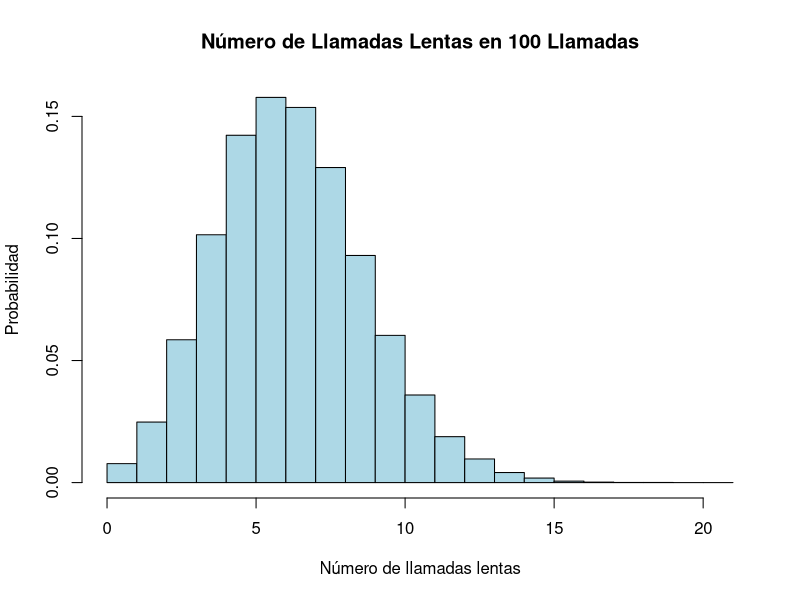

This figure's R source: (Note: this script raises an error after producing the figure.)
# -----------------------------------------------
# Nombre: [Tu Nombre]
# Cédula: [Tu Cédula]
# Aplicación Combinada: Tiempos de respuesta API
# -----------------------------------------------

# Parámetros
media <- 0.5          #μ=0.5
desv_estandar <- 0.1       #σ=0.1
n_muestras_x <- 100000
umbral_lento <- 0.65  #bandera

# a) Simulación de tiempos de respuesta
set.seed(0)
tiempos_respuesta <- rnorm(n_muestras_x, mean = media, sd = desv_estandar)

# b) Probabilidad de respuesta lenta (>0.65s)
prob_simulada <- mean(tiempos_respuesta > umbral_lento)                 # probabilidad calculada con la simulacion
prob_teorica  <- 1 - pnorm(umbral_lento, media, desv_estandar)          # probabilidad teorica por valores de entrada

cat("Probabilidad simulada de llamada lenta:", prob_simulada,"\n")
cat("Probabilidad teórica de llamada lenta:",  prob_teorica, "\n")

# c) Distribución para Y (número de llamadas lentas en 100 llamadas)
# Justificación: 
# - Cada llamada es un ensayo Bernoulli independiente con probabilidad de éxito p = prob_simulada
# - Y = suma de 100 ensayos Bernoulli independientes → Binomial(n=100, p=prob_simulada)

# d) Simulación de Y (número de llamadas lentas en 100 llamadas)
n_muestras_y <- 100000
var_Y <- rbinom(n_muestras_y, size = 100, prob = prob_simulada)         # se usa la prob_simulada, pues es un vector de muestras simuladas

# Probabilidad de más de 5 llamadas lentas
probabilidad_mayor5_simulada <- mean(var_Y > 5)                         # se calcula con promedio
probabilidad_mayor5_teorica <- 1 - pbinom(5, 100, prob_teorica)         # se calcula por funcion, asi que se usa la prob_teorica

cat("Probabilidad simulada de >5 lentas en 100 llamadas:", probabilidad_mayor5_simulada, "\n")
cat("Probabilidad teórica de >5 lentas en 100 llamadas:",  probabilidad_mayor5_teorica,  "\n")

# Grafico de la variable Y (Para documentacion)
hist(
  var_Y, 
  breaks = round(max(var_Y)),
  freq = FALSE,
  main = "Número de Llamadas Lentas en 100 Llamadas",
  xlab = "Número de llamadas lentas",
  ylab = "Probabilidad",
  col = "lightblue"
)

# Superponer distribución binomial teórica
valores_x <- 0:100           #vector de valores discretos
lines(
  valores_xlab, 
  dbinom(valores_x, 100, prob_teorica), 
  type = "b", 
  col = "red", 
  lwd = 2
)

